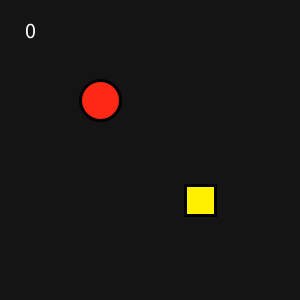
Frame 1 (no input)
Frame 60 (the mouse pressed at the canvas centre just before this capture): identical to frame 1, image omitted
Frame 120 (the mouse held since frame 60 and released just before this capture): identical to frame 1, image omitted

The Processing sketch that drew this single still picture (run headless with seeded random() and noise(); from frame 60 on, the mouse is pressed at the canvas centre):

// Processing sketch: Game_Bola_Makan_Kotak
// ── Game_Bola_Makan_Kotak.pde

int xPlayer = 100, yPlayer = 100;
float xBot = 200, yBot = 200;  
int score = 0;

void setup () {

  size (300,300);
  rectMode (CENTER);
  
  textAlign (CENTER, CENTER);
  
  strokeWeight (3);
  
}

void Player () {
  
  fill (255,40,20);
  ellipse (xPlayer, yPlayer, 40,40);
  
  // Kontrol
  
  if (key == 'a') {
    xPlayer = xPlayer - 3;
  }
  else if (key == 'd') {
    xPlayer = xPlayer + 3;
  }
  else if (key == 'w') {
    yPlayer = yPlayer - 3;
  }
  else if (key == 's') {
    yPlayer = yPlayer + 3;
  }
  
  // Kondisi 
  
  if (xPlayer <= 0 || xPlayer >= width || yPlayer <= 0 || yPlayer >= height) {
  
    xPlayer = 100;
    yPlayer = 100;
    
    xBot = 200;
    yBot = 200;
    
    score = 0;
  
  }
  
}

void Bot () {
  
  fill (255,240,0);
  rect (xBot, yBot, 30,30);
  
  if (xPlayer >= xBot-15 && xPlayer <= xBot+15 && yPlayer >= yBot-15 && yPlayer <= yBot+15) {
    
    score += 1;
    xBot = random (30, width-30); 
    yBot = random (30, height-30);
    
  } 
  
}

void draw () {

  background (20);
  
  stroke (0);
  
  Bot ();
  Player ();
   
  fill (255);  
  textSize (22);
  text (score, 30,30);
  
}
